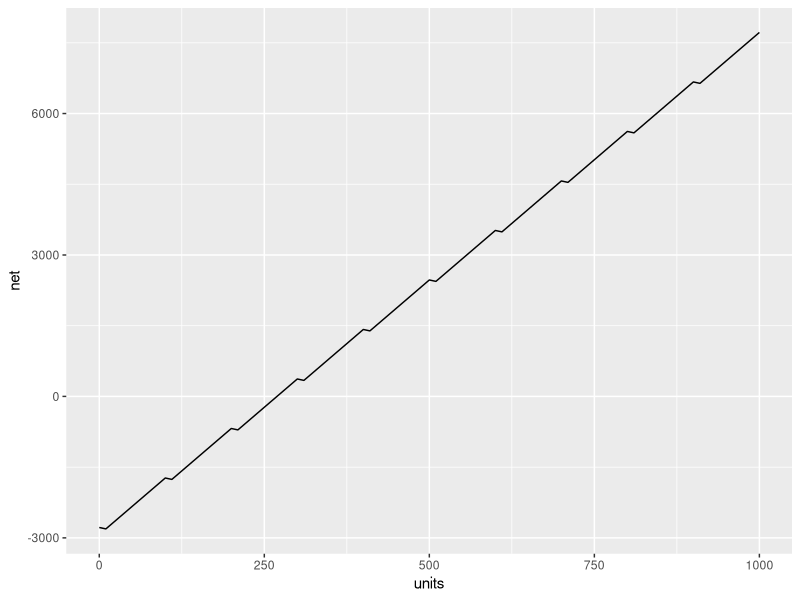

Write R code to recreate this figure.
library(dplyr)
library(ggplot2)
unitsSold <- tibble(units = seq(0,1000,10))


PricePoint <- 12
PrinterCost <- 500
CutterCost <- 500
LaminatorCost <- 500
UnitsPerInkCartridge <- 100
PriceOfInkCartridge <- 150
LengthOfPaperRollFeet <- 30
PriceOfPaperRoll <- 150
LengthPerOrderInches <- 16
PriceOfPaper <- 200

debt_function <- function(unitCount) {
  PrinterCost + CutterCost + LaminatorCost +
    PriceOfInkCartridge * (ceiling(unitCount / UnitsPerInkCartridge)) +
    PriceOfPaper * (ceiling(LengthPerOrderInches * 12) / LengthOfPaperRollFeet)
}
unitsSold <- unitsSold %>% 
  mutate(totalCost = debt_function(units)) %>% 
  mutate(grossSales = PricePoint  * units) %>% 
  mutate(net = grossSales - totalCost) %>% 
  mutate(netPerUnit = net / units)


unitsSold %>% ggplot(aes(x = units, y = net)) +
  geom_line()
